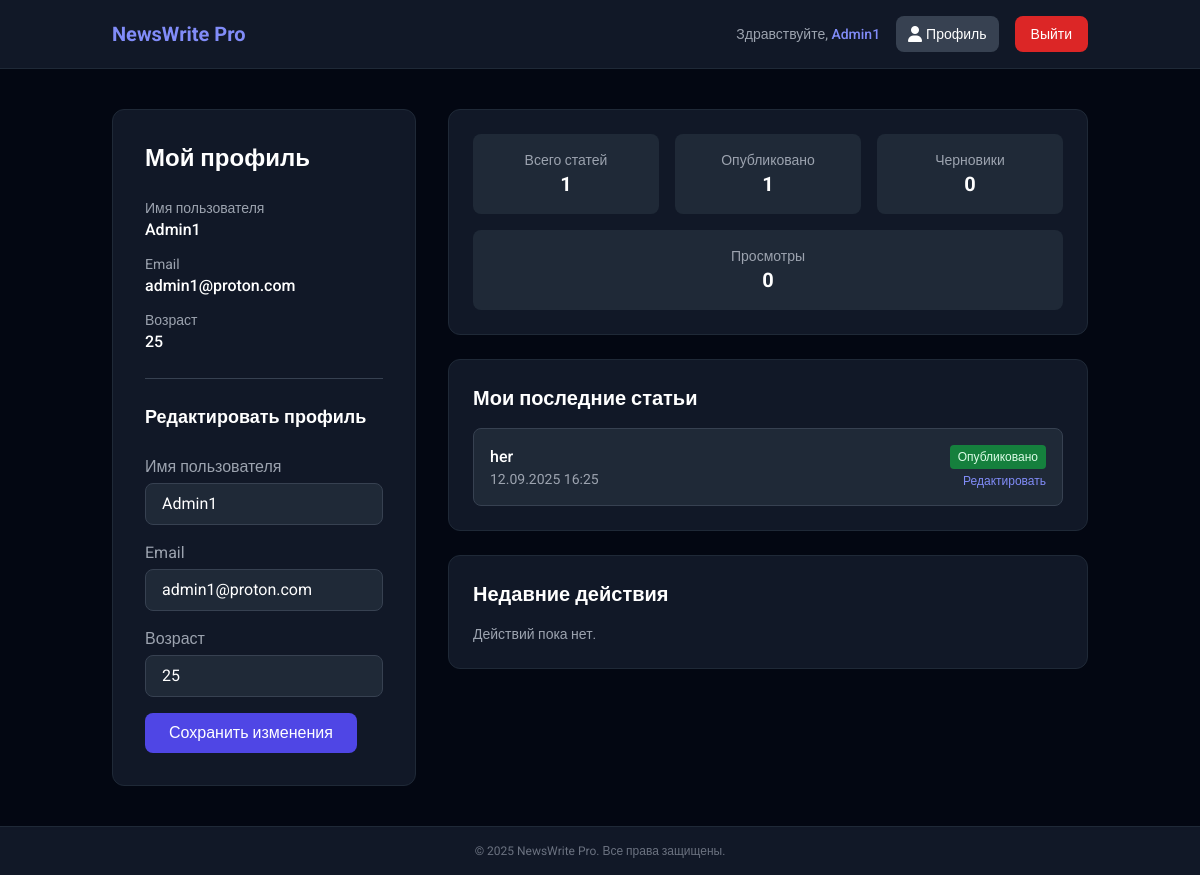
/profile (signed in), run on an earlier commit of the app's database.
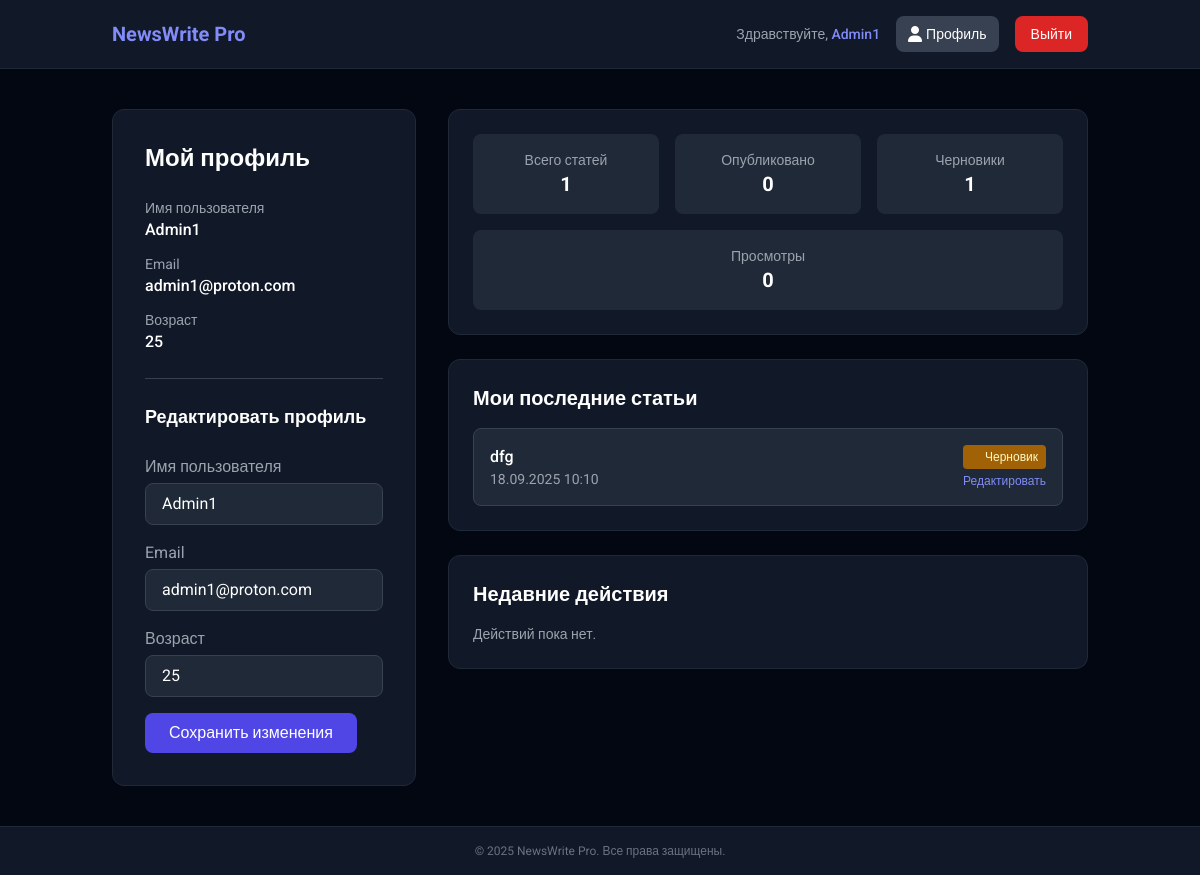
And on a later commit of the database.
### models.py (models this page shows, shortened)
class ArticleModel(db.Model):
    __tablename__ = 'articles'
    id = db.Column(db.Integer, primary_key=True)
    title = db.Column(db.String(200), nullable=False)
    content = db.Column(db.Text, nullable=False)
    category = db.Column(db.String(50), nullable=False)
    status = db.Column(db.String(20), default='draft')  # draft or published
    tags = db.Column(db.String(500))  # comma-separated tags
    created_at = db.Column(db.DateTime, default=datetime.utcnow)
    updated_at = db.Column(db.DateTime, default=datetime.utcnow, onupdate=datetime.utcnow)
    author_id = db.Column(db.Integer, db.ForeignKey('users.id'), nullable=False)
    likes = db.relationship('LikeModel', back_populates='article', cascade='all, delete-orphan')
    comments = db.relationship('CommentModel', back_populates='article', cascade='all, delete-orphan')

### app.py (the view, shortened to what this page needs)
@app.route('/profile', methods=['GET', 'POST'])
@login_required
def profile_page():
    user = UserModel.query.get(session['user_id'])
    articles = ArticleModel.query.filter_by(author_id=user.id).all()
    stats = {
        'total_articles': len(articles),
        'published_articles': len([a for a in articles if a.status == 'published']),
        'draft_articles': len([a for a in articles if a.status == 'draft']),
        'total_views': sum(getattr(a, 'views', 0) for a in articles)  # assuming ArticleModel has a views column
    }
    recent_articles = ArticleModel.query.filter_by(author_id=user.id).order_by(ArticleModel.created_at.desc()).limit(5).all()
    recent_activities = []
    return render_template(
        'user_profile.html',
        user=user,
        stats=stats,
        recent_articles=recent_articles,
        recent_activities=recent_activities
    )

### app.py (called while the page is built)
def login_required(f):
    from functools import wraps
    @wraps(f)
    def decorated_function(*args, **kwargs):
        if 'user_id' not in session:
            flash('Вам нужно войти в систему!')
            return redirect(url_for('sign_in_page'))
        return f(*args, **kwargs)
    return decorated_function

### templates/user_profile.html (shortened to what the changed rows need)
<!DOCTYPE html>
<html lang="ru">
<head>
  <script src="https://cdn.tailwindcss.com"></script>
</head>
<body class="bg-gray-950 text-gray-200 min-h-screen flex flex-col">
  <main class="flex-grow container mx-auto px-6 py-10">
    <div class="grid grid-cols-1 lg:grid-cols-3 gap-8">
      <div class="bg-gray-900 border border-gray-800 rounded-xl p-8 flex flex-col space-y-6">
        <h1 class="text-2xl font-bold text-white">Мой профиль</h1>
        <h2 class="text-lg font-semibold text-white">Редактировать профиль</h2>
      </div>
      <div class="lg:col-span-2 flex flex-col space-y-6">
        <div class="bg-gray-900 border border-gray-800 rounded-xl p-6 flex flex-wrap justify-between gap-4">
          <div class="flex-1 min-w-[150px] bg-gray-800 p-4 rounded-lg text-center">
            <p class="text-gray-400 text-sm">Опубликовано</p>
            <p class="text-white font-bold text-xl">{{ stats.published_articles }}</p>
          </div>
          <div class="flex-1 min-w-[150px] bg-gray-800 p-4 rounded-lg text-center">
            <p class="text-gray-400 text-sm">Черновики</p>
            <p class="text-white font-bold text-xl">{{ stats.draft_articles }}</p>
          </div>
        </div>
        <div class="bg-gray-900 border border-gray-800 rounded-xl p-6">
          <h2 class="text-xl font-bold text-white mb-4">Мои последние статьи</h2>
          {% if recent_articles %}
            <div class="space-y-4">
              {% for article in recent_articles %}
              <div class="bg-gray-800 p-4 rounded-lg flex justify-between items-start border border-gray-700 hover:border-indigo-500 transition">
                <div>
                  <a href="{{ url_for('view_article', id=article.id) }}" class="text-white font-medium hover:text-indigo-400">{{ article.title }}</a>
                  <p class="text-gray-400 text-sm">{{ article.created_at.strftime('%d.%m.%Y %H:%M') }}</p>
                </div>
                <div class="flex flex-col space-y-1 text-right">
                  {% if article.status == 'published' %}
                  <span class="text-xs px-2 py-1 bg-green-700 text-green-100 rounded">Опубликовано</span>
                  {% else %}
                  <span class="text-xs px-2 py-1 bg-yellow-700 text-yellow-100 rounded">Черновик</span>
                  {% endif %}
                  <a href="{{ url_for('edit_article', id=article.id) }}" class="text-indigo-400 text-xs hover:underline">Редактировать</a>
                </div>
              </div>
              {% endfor %}
            </div>
          {% else %}
            <p class="text-gray-400 text-sm">У вас пока нет статей.</p>
          {% endif %}
        </div>
        <div class="bg-gray-900 border border-gray-800 rounded-xl p-6">
          <h2 class="text-xl font-bold text-white mb-4">Недавние действия</h2>
        </div>
      </div>
    </div>
  </main>
</body>
</html>

What changed in the data, as far as the page shows it:
removed ArticleModel: title "her", created_at "12.09.2025 16:25", status "Опубликовано"
added ArticleModel: title "dfg", created_at "18.09.2025 10:10", status "Черновик"
Also different on the page:
{{ stats.published_articles }}: "1" → "0"
{{ stats.draft_articles }}: "0" → "1"
